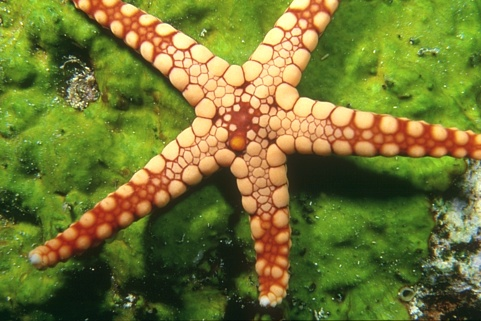
%> input picture AMR-WT-2019TIP/Images/12003.jpg, 481 x 321 px
$ octave main_Sobel_AMR_WT.m   (GNU Octave 9; MATLAB toolbox functions it lacks are replaced by stand-ins)
%> lines starting %> are read from the running program, lines starting %| are printed output that depends on the picture
### AMR-WT-2019TIP/code/normalized.m
function g=normalized(a)
if length(size(a))<3
g=g_normalized(a);
else
   f1=a(:,:,1);f2=a(:,:,2);f3=a(:,:,3);
   ff1=g_normalized(f1);ff2=g_normalized(f2);ff3=g_normalized(f3);
   g=cat(3,ff1,ff2,ff3);
end

function g=g_normalized(a)
a=double(a);
a_min=min(a(:));
g=a-a_min;
g_max=max(g(:));
g=g/g_max;


### AMR-WT-2019TIP/code/sgrad_edge.m
function grad_f=sgrad_edge(f)
f=double(f);
h=fspecial('sobel');
gs=imfilter(double(f),h);
gs2=imfilter(double(f),h');
grad_f=normalized(sqrt(gs.^2+gs2.^2));

### AMR-WT-2019TIP/code/w_recons_CO.m
%分水岭变换过程函数，从形态学梯度重构开始
function fobrcbr=w_recons_CO(f,se)
fe=imerode(f,se);
fobr=imreconstruct(fe,f);
fobrc=imcomplement(fobr);
fobrce=imerode(fobrc,se);
fobrcbr=imcomplement(imreconstruct(fobrce,fobrc));

### AMR-WT-2019TIP/code/w_recons_adaptive.m
%% Adaptive morphological reconstruction (AMR) for gradient images
% L_seg is lable image with line
% i is the maximal iterations
% diff is the difference between the previous result and current gradient
function f_g2=w_recons_adaptive(f,se_start, options)
% sto_con denotes end condition
%       OPTIONS(1): maximum number of iterations          (default: 30)
%       OPTIONS(3): minimum amount of improvement         (default: 1e-4)
if nargin ~= 2 & nargin ~= 3
    error('Too many or too few input arguments!');
end
% Change the following to set default options
default_options = [30;	% max. number of iteration
    1e-4];	% min. amount of improvement
if nargin == 2
    options = default_options;
    max_itr= default_options(1);
    min_impro= default_options(2);
else
    max_itr= options(1);
    min_impro=options(2);
end
%% multi-scale morphological gradient reconstruction
f_g=zeros(size(f,1),size(f,2));diff=zeros(max_itr,1);
for i=1:max_itr
    gx=w_recons_CO(f,strel('disk',i+se_start-1));
    f_g2=max(f_g,double(gx));
    f_g1=f_g;f_g=f_g2;
    diff(i)=max(max((abs(f_g1 - f_g2))));
    if diff(i) < min_impro, break; end
end

### AMR-WT-2019TIP/code/Label_image_fast.m
function [fs3,TT,center_lab]=Label_image_fast(f,L,lineWidth,color)
%fs is the result of segmentation, center_p is the center pixel of each
%areas
% f is the original image
% s2 is the segmented image using waterhsed transformation
Ori_L=L;
L=imdilate(L,strel('square',2));
while min(unique(L(:)))==0
    Local_Z=find(L==0);
    for i=1:size(Local_Z,1)
        [x,y]=ind2sub(size(L),Local_Z(i));
        Sub_Z=L(x-1:x+1,y-1:y+1);
        Sub_I=imdilate(Sub_Z,strel('square',2));
        L(Local_Z(i))=Sub_I(5);
    end
end
f=double(f);
num_area=max(max(L)); %The number of segmented areas
Num_p=zeros(num_area,1);
Alab = f;
fs=f;
pixel_idx = label2idx(L);
center_p=zeros(num_area,1);
N=size(unique(L(:)),1);
Ln = numel(L);
for k = 1:N
    idx = pixel_idx{k};
    center_p(k,1) = mean(Alab(idx));
    center_p(k,2) = mean(Alab(idx+Ln));
    center_p(k,3)= mean(Alab(idx+2*Ln));

    fs(idx) = mean(Alab(idx));
    fs(idx+Ln) = mean(Alab(idx+Ln));
    fs(idx+2*Ln) = mean(Alab(idx+2*Ln));
    Num_p(k)=size(idx,1);
end
fs=uint8(fs);
TT=center_p;
center_lab=rgb2lab(TT);

%% add parameters to control the color and shape of segmented line
fs2=imerode(Ori_L,strel('square',lineWidth));
fs_r=fs(:,:,1);fs_g=fs(:,:,2);fs_b=fs(:,:,3);
fs_r(fs2==0)=color(1);fs_g(fs2==0)=color(2);fs_b(fs2==0)=color(3);
fs3=cat(3,fs_r,fs_g,fs_b);
fs3=uint8(fs3);

### AMR-WT-2019TIP/main_Sobel_AMR_WT.m
%Please cite the paper "Tao Lei, Xiaohong Jia,Tongliang Liu,Shigang Liu,Hongying Meng,and Asoke K. Nandi,
%Adaptive Morphological Reconstruction for Seeded Image Segmentation,
%IEEE Transactions on Image Processing, vol.28, no.11, pp.5510-5523, Nov. 2019."

%The code was written by Tao Lei and Xiaohong Jia in 2018.

%%% Welcome to our Research Group website:https://aimv.sust.edu.cn/lwcg.htm
clear all
close all
addpath('.\code\');
f_ori=imread('.\Images\12003.jpg');
%> f_ori is the input picture: size 321x481x3 uint8; mean R, G, B 114.1, 118.7, 50.3
% Note that you can repeat the program for several times to obtain the best
% segmentation result for image '12003.jpg'
%% you can choose a simple filter, e.g., a gaussian filter.
%sigma=1.0;gausFilter=fspecial('gaussian',[5 5],sigma);g=imfilter(f_ori,gausFilter,'replicate');
%% compute gradient image
gg=rgb2lab(f_ori);
%> gg: size 321x481x3 double; mean of channels 1, 2, 3 47.9, -11.4, 35.8
tic
a1=sgrad_edge(normalized(gg(:,:,1))).^2;b1=sgrad_edge(abs(normalized(gg(:,:,2)))).^2;c1=sgrad_edge(normalized(gg(:,:,3))).^2;
%> in g_normalized, `a_min=min(a(:));`: a_min = 3.07
%> in g_normalized, `g_max=max(g(:));`: g_max = 96.05
%> in g_normalized (call 6), `a=double(a);`:
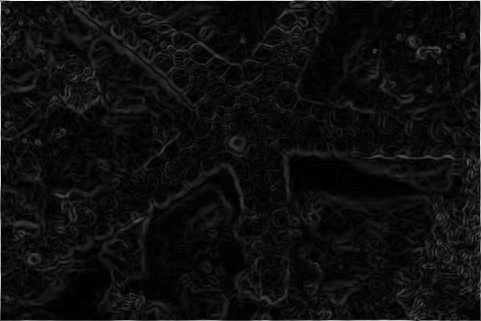
%> a: size 321x481 double; min 0, max 3.66, mean 0.217; drawn with min black and max white
%> in g_normalized (call 6), `g_max=max(g(:));`: g_max = 3.66
ngrad_f1=sqrt(a1+b1+c1);
%% image segmentation using AMR-WT
r_g=w_recons_adaptive(ngrad_f1,3); % AMR
%> the loop in w_recons_adaptive, `for i=1:max_itr` made 18 passes
%> pass 1, in w_recons_CO, `fobrce=imerode(fobrc,se);`:
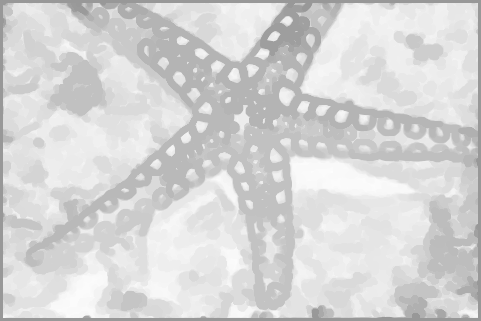
%> fobrce: size 321x481 double; min 0.596, max 0.992, mean 0.841
%> after the loop in w_recons_adaptive, `for i=1:max_itr`: diff = 30 values, max 0.404 at index 1, min 0 at index 18, mean 0.0325
L=watershed(r_g);
%> L: size 321x481 uint8; 92 distinct labels, from 0 to 91
toc
L_seg=Label_image_fast(f_ori,L,2,[255,0,0]);
%> in Label_image_fast, `L=imdilate(L,strel('square',2));`:
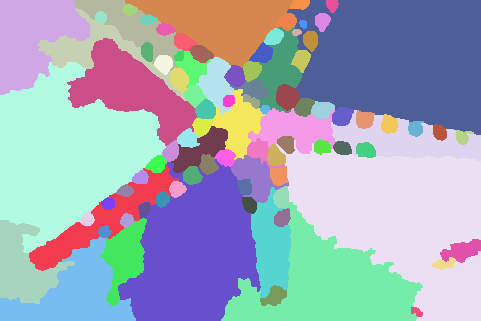
%> L: size 321x481 uint8; 91 distinct labels, from 1 to 91; one colour per label, 0 black
%> in Label_image_fast, `num_area=max(max(L));`: num_area = 91
%> in Label_image_fast, `pixel_idx = label2idx(L);`: pixel_idx = 91 items
%> in Label_image_fast, `N=size(unique(L(:)),1);`: N = 91
%> the loop in Label_image_fast, `for k = 1:N` made 91 passes
%> after the loop in Label_image_fast, `for k = 1:N`: Num_p = 91 values, max 21698 at index 66, min 56 at index 68, mean 1696.7; center_p = 91 rows, first 12: [94.81 125.7 36.38; 163.9 82.05 42.26; 117 150 42.85; 64.17 68.7 31.49; 220.2 149.8 80.19; 230.2 173.4 99.58; 168.9 107.2 54.41; 235.4 168.9 96.54; 25.26 39.59 18.97; 241.5 184.2 109.9; 153.2 102.7 49.86; 249.9 223.4 142.8]
%> in Label_image_fast, `TT=center_p;`: TT has the same summary as center_p
%> in Label_image_fast, `center_lab=rgb2lab(TT);`: center_lab = 91 rows, first 12: [4973.2 -2111.9 3594.7; 4621.4 2683 3273.9; 5751.1 -2299.3 4183.6; 3157.4 -704 1867.9; 6601.6 1727.3 3985.2; 7194.8 1113.6 3884; 5171.7 1738.9 3346.9; 7148.1 1487.1 3969; 1943.3 -961.5 1039.5; 7528.4 1090.1 3871; 4896.3 1342 3193.5; 8452.6 -110.6 3637.6]
%> in Label_image_fast, `fs2=imerode(Ori_L,strel('square',lineWidth));`: fs2: size 321x481 uint8; 92 distinct labels, from 0 to 91
%> in Label_image_fast, `fs_r(fs2==0)=color(1)`:
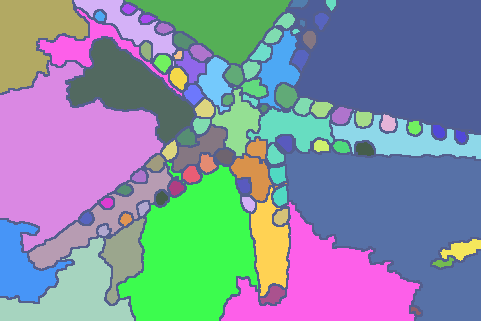
%> fs_r: size 321x481 uint8; 60 distinct labels, from 25 to 255; one colour per label, 0 black
%> in Label_image_fast, `fs_g(fs2==0)=color(2)`:
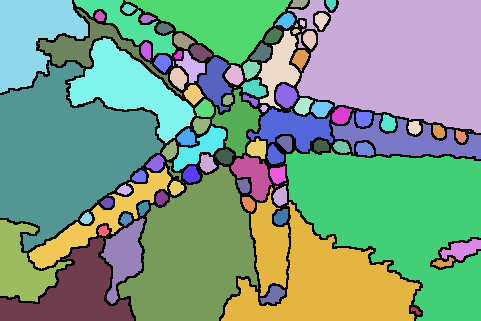
%> fs_g: size 321x481 uint8; 67 distinct labels, from 0 to 239; one colour per label, 0 black
%> in Label_image_fast, `fs_b(fs2==0)=color(3)`:
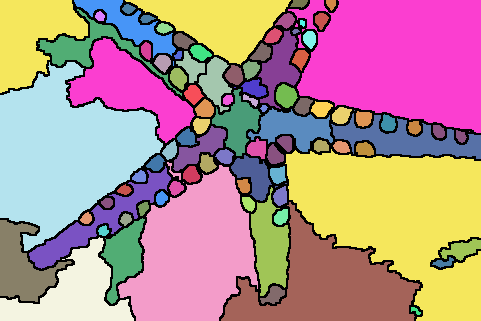
%> fs_b: size 321x481 uint8; 66 distinct labels, from 0 to 170; one colour per label, 0 black
%> in Label_image_fast, `fs3=cat(3,fs_r,fs_g,fs_b);`:
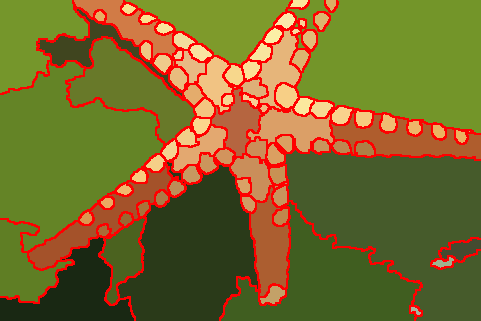
%> fs3: size 321x481x3 uint8; mean R, G, B 123.4, 105.6, 43.3
figure,imshow(L_seg);

$ run again, with AMR-WT-2019TIP/Images/10081.jpg copied over AMR-WT-2019TIP/Images/12003.jpg
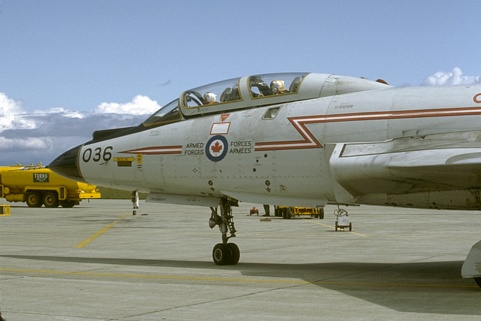
%> input picture AMR-WT-2019TIP/Images/10081.jpg, 481 x 321 px
%> f_ori is the input picture: size 321x481x3 uint8; mean R, G, B 137.1, 145.1, 143.2
%> gg: size 321x481x3 double; mean of channels 1, 2, 3 59.2, -2.4, 0.6
%> a_min = 1.53
%> g_max = 98.47
%> after the loop in w_recons_adaptive, `for i=1:max_itr`: diff = 30 values, max 0.421 at index 1, min 0 at index 13, mean 0.0267
%> in Label_image_fast, `L=imdilate(L,strel('square',2));`:
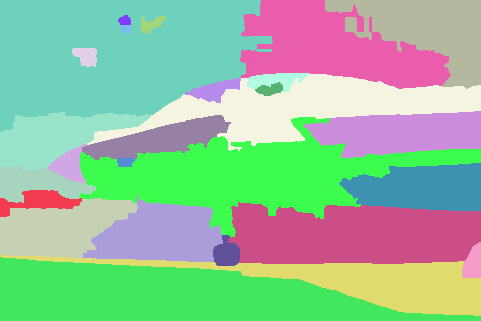
%> L: size 321x481 uint8; 27 distinct labels, from 1 to 27; one colour per label, 0 black
%> num_area = 27
%> pixel_idx = 27 items
%> N = 27
%> the loop in Label_image_fast, `for k = 1:N` made 27 passes
%> after the loop in Label_image_fast, `for k = 1:N`: Num_p = 27 values, max 25856 at index 16, min 78 at index 9, mean 5718.6; center_p = 27 rows, first 12: [122 99.25 11.23; 72.25 65.41 29.57; 59.01 58.16 32.96; 148.2 148.8 126.7; 152.5 178 214.6; 146.8 159.7 178.3; 86.94 76.74 24.22; 141.1 167.4 205.2; 144.2 170.1 209.6; 147.6 149.9 144.9; 152.3 153.8 135.9; 142.9 168.1 207.6]
%> TT has the same summary as center_p
%> center_lab = 27 rows, first 12: [4476.6 150 3775.8; 3132.4 -186.6 1949.5; 2809.3 -349.1 1378.8; 6014.8 -357.8 995.2; 6944.4 -20.19 -1818.8; 6384.3 -46.01 -953; 3573.8 -171.3 2648.7; 6609.2 -2.34 -1895.6; 6702 42.01 -1959.9; 6075.6 -157.1 200.5; 6179.8 -328.9 791.5; 6642.3 58.33 -1955.4]
%> fs2: size 321x481 uint8; 28 distinct labels, from 0 to 27
%> in Label_image_fast, `fs3=cat(3,fs_r,fs_g,fs_b);`:
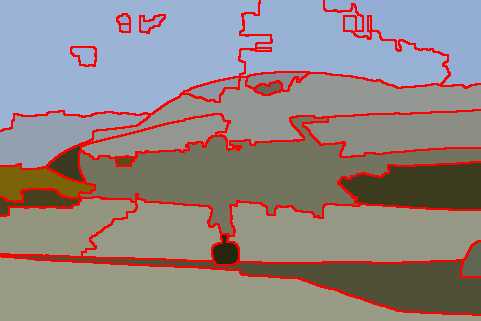
%> fs3: size 321x481x3 uint8; mean R, G, B 145.9, 135.5, 133.6

$ run again, with AMR-WT-2019TIP/Images/2018.jpg copied over AMR-WT-2019TIP/Images/12003.jpg
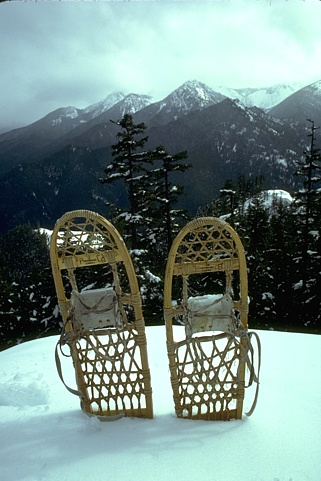
%> input picture AMR-WT-2019TIP/Images/2018.jpg, 321 x 481 px
%> f_ori is the input picture: size 481x321x3 uint8; mean R, G, B 116.7, 137.9, 133.6
%> gg: size 481x321x3 double; mean of channels 1, 2, 3 53.6, -7.6, -0.1
%> a_min = 0
%> g_max = 100
%> after the loop in w_recons_adaptive, `for i=1:max_itr`: diff = 30 values, max 0.585 at index 1, min 0 at index 23, mean 0.0339
%> the loop in Label_image_fast, `while min(unique(L(:)))==0` made 1 pass
%> Local_Z on pass 1: 30581
%> after the loop in Label_image_fast, `while min(unique(L(:)))==0`:
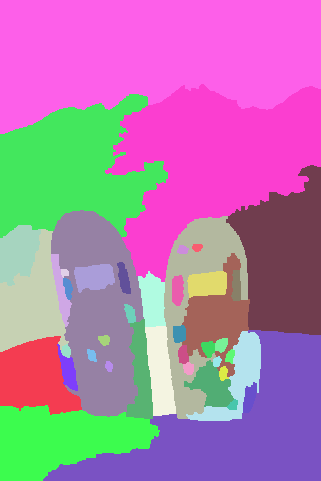
%> L: size 481x321 uint8; 43 distinct labels, from 1 to 43; one colour per label, 0 black
%> num_area = 43
%> pixel_idx = 43 items
%> N = 43
%> the loop in Label_image_fast, `for k = 1:N` made 43 passes
%> after the loop in Label_image_fast, `for k = 1:N`: Num_p = 43 values, max 33293 at index 40, min 55 at index 5, mean 3590.7; center_p = 43 rows, first 12: [12.7 20.52 20.78; 191.6 234.9 229.8; 94.89 85.3 49.77; 24.41 29.53 26.19; 27.15 26.07 17.15; 186.7 212.2 205.7; 22.68 24.9 20.15; 216.1 243.1 238.5; 184.4 196.1 185.4; 110.3 110.3 89.39; 22.95 27.6 23.34; 213.3 224.6 217.1]
%> TT has the same summary as center_p
%> center_lab = 43 rows, first 12: [1170.4 -312.1 -118.4; 8488.2 -1266.1 -181; 3894.5 -117.3 1908; 1598.8 -295.8 139.2; 1483.7 -117.1 589.5; 7893.6 -831.8 30.19; 1405.8 -207.5 275.5; 8820.2 -819.7 -65.93; 7470.7 -516.4 342.3; 4725.5 -331.7 1009.4; 1511.8 -301.5 206.3; 8351.5 -438.7 200.3]
%> fs2: size 481x321 uint8; 44 distinct labels, from 0 to 43
%> in Label_image_fast, `fs3=cat(3,fs_r,fs_g,fs_b);`:
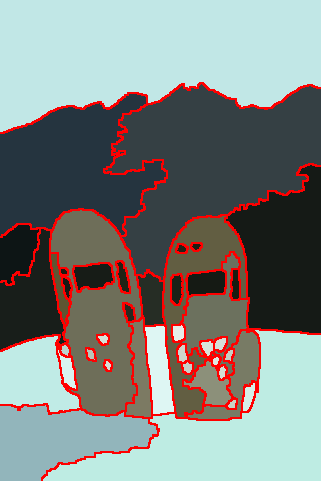
%> fs3: size 481x321x3 uint8; mean R, G, B 126.9, 129.9, 126.4

$ run again, with AMR-WT-2019TIP/Images/2092.jpg copied over AMR-WT-2019TIP/Images/12003.jpg
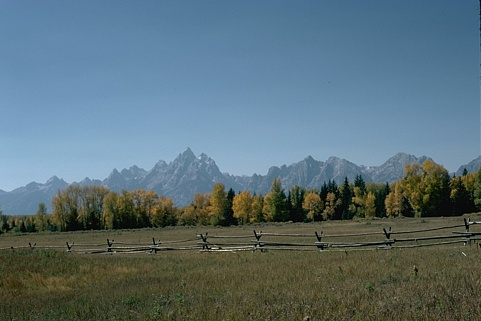
%> input picture AMR-WT-2019TIP/Images/2092.jpg, 481 x 321 px
%> f_ori is the input picture: size 321x481x3 uint8; mean R, G, B 91, 111.4, 118.9
%> gg: size 321x481x3 double; mean of channels 1, 2, 3 45.3, -4.3, -5.5
%> a_min = 0
%> g_max = 95.92
%> after the loop in w_recons_adaptive, `for i=1:max_itr`: diff = 30 values, max 0.372 at index 1, min 0 at index 25, mean 0.0293
%> num_area = 21
%> pixel_idx = 21 items
%> N = 21
%> the loop in Label_image_fast, `for k = 1:N` made 21 passes
%> after the loop in Label_image_fast, `for k = 1:N`: Num_p = 21 values, max 78925 at index 20, min 94 at index 8, mean 7352.4; center_p = 21 rows, first 12: [102.3 140.9 176.7; 105.7 133.3 155.7; 62.57 59.81 37.49; 78 76.11 53.33; 107.8 144.7 174.2; 15.89 22.37 13.97; 98.35 83.23 45.57; 45.91 47.59 25.14; 74.48 72.85 46.57; 20.19 27.06 17; 25.15 29.24 18.67; 81.29 76.68 39.78]
%> TT has the same summary as center_p
%> center_lab = 21 rows, first 12: [5684.5 -300.8 -1960; 5444.8 -350.9 -1293.4; 2894.9 -235.7 1247.1; 3508.4 -287.8 1206.2; 5794.6 -415.4 -1670.8; 1242.7 -483.2 469.9; 3868.3 100.6 2089.4; 2366.9 -425.3 1240.7; 3378.6 -338.3 1392.4; 1456 -518.5 551; 1576.5 -394.4 606.4; 3533.4 -320.8 1939]
%> fs2: size 321x481 uint8; 22 distinct labels, from 0 to 21
%> in Label_image_fast, `fs3=cat(3,fs_r,fs_g,fs_b);`:
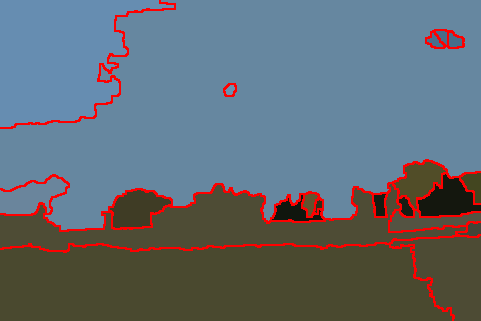
%> fs3: size 321x481x3 uint8; mean R, G, B 98, 107.2, 114.6
